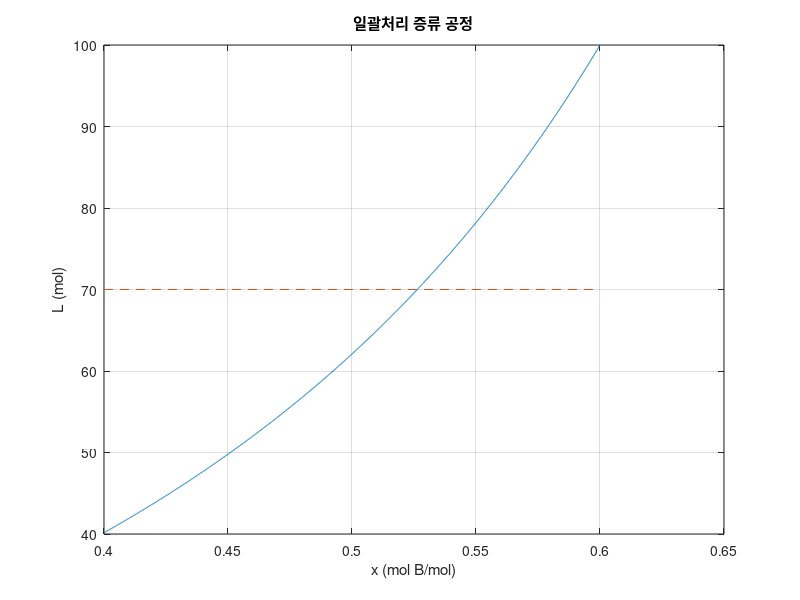

This figure's MATLAB source:
% [실습] 일괄처리(batch) 증류 공정 (W4, 2장 수치/셀/구조체 배열 (2))
% 강의록의 배열 나눗셈(./), 배열 지수승(.^), 원소-대-원소 곱셈(.*)을 이용한 풀이
%
%   L = 100 * (x/0.6)^0.625 * ((1-x)/0.4)^(-1.625)
%   L = 70 일 때 남아 있는 벤젠의 몰 비율 x를 구한다.

% 벤젠의 몰 비율 x (처음 0.6에서 증류가 진행되며 줄어든다)
x = 0.4:0.0001:0.6;

% 증류기에 남아 있는 액체의 양 L (x의 각 원소마다 계산)
L = 100 * (x./0.6).^0.625 .* ((1-x)./0.4).^(-1.625);

% x 대 L 그래프 (점선: L = 70)
plot(x, L, [0.4, 0.6], [70, 70], '--')
xlabel('x (mol B/mol)')
ylabel('L (mol)')
title('일괄처리 증류 공정')
grid on

% L = 70 에 가장 가까운 점을 찾아 x 값을 숫자로 출력
[diff_min, k] = min(abs(L - 70));
x_70 = x(k)        % 벤젠의 몰 비율
L_70 = L(k)        % 그때의 L 값
